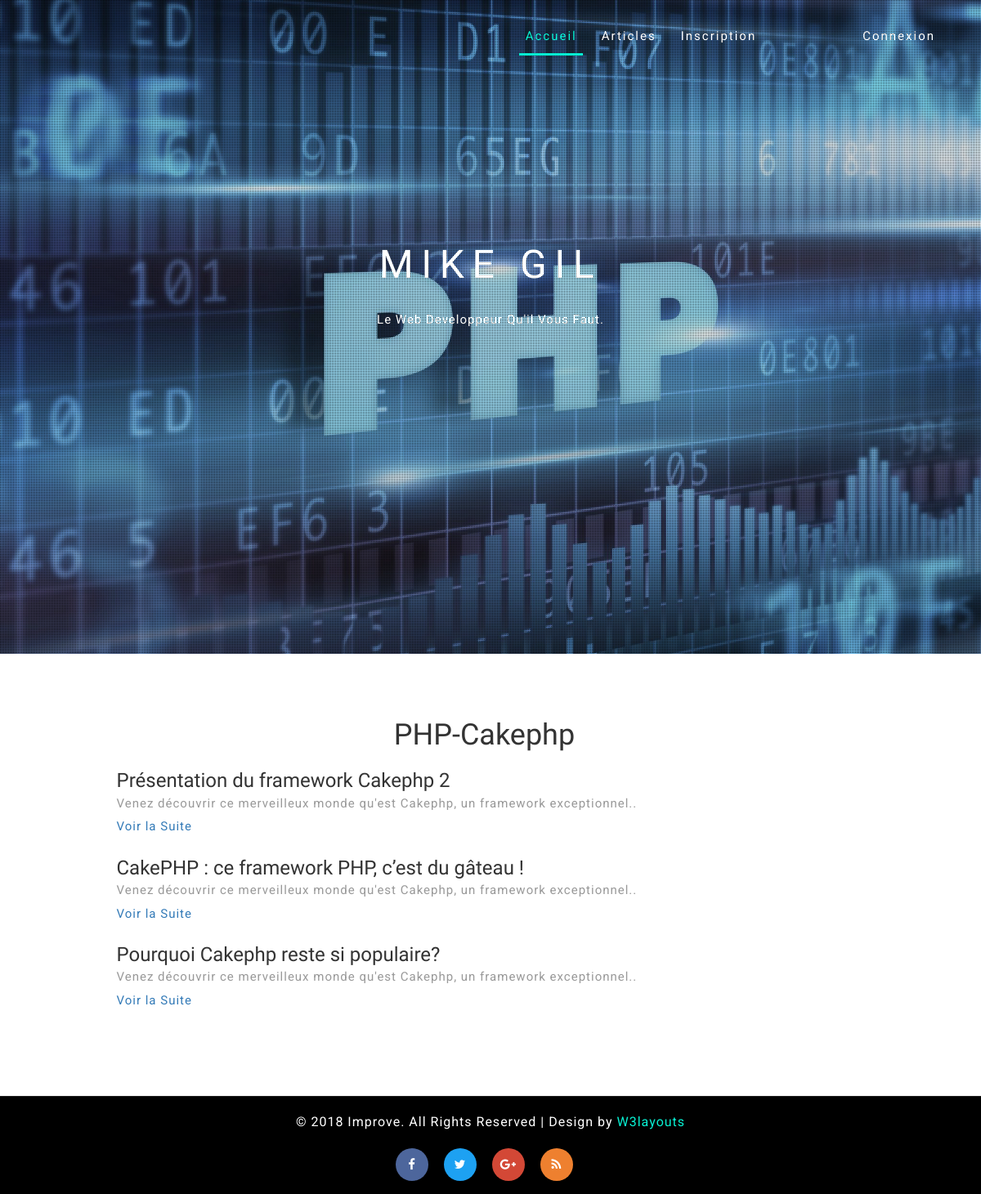
The app's page /index.php?p=categories&id=1 with its own data.
### tables this page shows
CREATE TABLE `categories` (
  `id` int(11) NOT NULL,
  `name` varchar(255) NOT NULL
);

CREATE TABLE `posts` (
  `id` int(11) NOT NULL,
  `title` varchar(255) NOT NULL,
  `chapo` longtext NOT NULL,
  `content` longtext NOT NULL,
  `user_id` int(11) NOT NULL,
  `dateT` date NOT NULL,
  `dateUpdate` datetime NOT NULL,
  `category_id` int(11) NOT NULL
);

### App/Controller/Controller.php (called while the page is built, shortened)
<?php
class Controller
{
	protected $viewPath;
	public function __construct()
	{
		$this -> viewPath = ROOT . '/App/Views/';
	}
	public function page($view, $variables=[])
	{
		extract($variables);
		require ($this -> viewPath . $view . '.php');
	}
}

### App/Controller/PostsController.php (called while the page is built, shortened)
<?php
class PostsController extends Controller
{
	public function categories()
	{
		$postsPerCat = \App\App::getInstance() -> getTable('posts');
		$category = \App\App::getInstance() -> getTable('categories');
		$cat = $category -> getCategory([$_GET['id']]);
		$posts = $postsPerCat -> getPostsPerCat([$_GET['id']]);
		$this -> page('posts/categories', compact('cat', 'posts'));
	}
}

### App/App.php (called while the page is built, shortened)
<?php
class App
{
	private static $db;
	private static $instance;
	public static function getDb()
	{
		if (self::$db == null) {
			self::$db = new \App\DataBase();
		}
		return self::$db;
	}
	public static function getInstance()
	{
		if(self::$instance == null){
			self::$instance = new App();
		}
		return self::$instance;
	}
	public function getTable($tableName)
	{
		return new $class_name();
	}
}

### App/Autoloader.php (called while the page is built, shortened)
<?php
class Autoloader
{
	static function autoload($class)
	{
		if (strpos($class, __NAMESPACE__ .'\\') === 0){
			$class = str_replace(__NAMESPACE__ . '\\', '', $class);
			$class = str_replace('\\', '/', $class);
		}
	}
}
?>

### App/Table/Table.php (called while the page is built, shortened)
<?php
class Table
{
	protected $table;
	public function __construct()
	{
		if ($this -> table === null) {
			$parts = explode( "\\", get_called_class());
			$this -> table = strtolower(end($parts));
		}
		return $this -> table;
	}
}

### App/Database.php (called while the page is built, shortened)
<?php
class Database
{
private $db;
private function getPdo()
{
	if ($this -> db == null) {
		$this -> db = new PDO('mysql:dbname=blog;host=localhost', 'root', 'root');
		$this -> db -> setAttribute(PDO::ATTR_ERRMODE, PDO::ERRMODE_WARNING);
	}
	return $this -> db;
}
public function prepare($statement, $attributes, $class_name = null, $one = true)
{
	$res = $this -> getPdo() -> prepare($statement);
	$req = $res -> execute($attributes);
	if ($class_name) {
		$res -> setFetchMode(PDO::FETCH_CLASS, $class_name);
	}
	else{
		$res -> setFetchMode(PDO::FETCH_OBJ);
	}
	if ($one) {
		$data = $res -> fetch();
	}
	else{
		$data = $res -> fetchAll();
	}
	return $data;
}
}

### App/Table/Categories.php (called while the page is built, shortened)
<?php
class Categories extends Table
{
	protected $table;
	public function getCategory($id)
	{
		$category = \App\App::getDb() -> prepare("SELECT * FROM {$this -> table} WHERE id = ?", $id, get_called_class());
		return $category;
	}
}

### App/Table/Posts.php (called while the page is built, shortened)
<?php
class Posts extends Table
{
	protected $table;
	public function getUrl()
	{
		return 'index.php?p=single&id=' .$this -> id;
	}
	public function getPostsPerCat($id)
	{
		$post = \App\App::getDb() -> prepare("SELECT posts.id, posts.title, posts.chapo, posts.content, posts.category_id, categories.id AS category FROM {$this -> table}
			 JOIN categories ON categories.id = posts.category_id
			 WHERE posts.category_id = ?", $id, __CLASS__, $one = false);
		return $post;
	}
}

### App/Views/posts/categories.php (the view, shortened to what this page needs)
<h1 style="text-align: center"><?= $cat -> name; ?></h1></br>
<?php
foreach ($posts as $post) {
	echo "<h3>".$post -> title. "</h3>";
	echo "<p>" .$post -> chapo. "<p/>";
	echo '<p><a href="' .$post -> getUrl(). '">Voir la Suite</a></p></br>';
}

### public/css/style.css (style rules this page uses)
html, body { font-size: 100%; font-family: 'Roboto', sans-serif; background:#ffffff; margin: 0; }
p,ul li,ol li { margin:0; font-size:15px; font-family: 'Roboto', sans-serif; letter-spacing:1px; line-height:1.9em; color:#999; }
h1,h2,h3,h4,h5,h6 { font-family: 'Josefin Sans', sans-serif; margin:0; }
input[type="submit"],input[type="reset"],.w3l_team_grd,.agileits_w3layouts_features_gridr h4,.agile_feature_grid,.agile_services_grid_pos,a,.w3l_footer_grid,.w3_two_grid_right_grid1,.w3_two_grid_right_grid1 i { -webkit-transition: 0.5s ease-in; -moz-transition: 0.5s ease-in; -ms-transition: 0.5s ease-in; -o-transition: 0.5s ease-in; transition:0.5s ease-in; }
.about1 p { color: #999; font-size: 15px; }

### records on screen
categories: name "PHP-Cakephp"
posts: title "Présentation du framework Cakephp 2", chapo "Venez découvrir ce merveilleux monde qu'est Cakephp, un framework exceptionnel.."
posts: title "CakePHP : ce framework PHP, c’est du gâteau !", chapo "Venez découvrir ce merveilleux monde qu'est Cakephp, un framework exceptionnel.."
posts: title "Pourquoi Cakephp reste si populaire?", chapo "Venez découvrir ce merveilleux monde qu'est Cakephp, un framework exceptionnel.."
